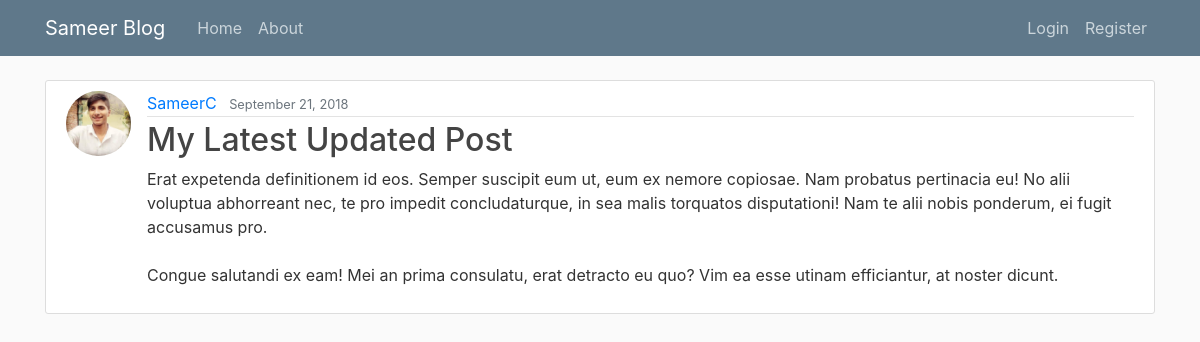
The page /post/33/ on the database its author committed.
### blog/models.py (models this page shows, shortened)
class Post(models.Model):
    title = models.CharField(max_length=100)
    content = models.TextField()
    date_posted = models.DateTimeField(default=timezone.now)
    author = models.ForeignKey(User, on_delete=models.CASCADE)

### users/models.py (models this page shows, shortened)
class Profile(models.Model):
    user = models.OneToOneField(User, on_delete=models.CASCADE)
    image = models.ImageField(default="default.jpg", upload_to="profile_pics")

### blog/views.py (the view)
# urls.py: path("post/<int:pk>/", PostDetailView.as_view(), name="post-detail"),
class PostDetailView(DetailView):
    model = Post

### blog/templates/blog/post_detail.html (shortened to what this page needs)
{% extends "blog/base.html" %}
{% block content %}
<article class="media content-section">
    <img class="rounded-circle article-img" src="{{ object.author.profile.image.url }}">
    <div class="media-body">
        <div class="article-metadata">
            <a class="mr-2" href="{% url 'user-posts' post.author.username %}">{{ object.author }}</a>
            <small class="text-muted">{{ object.date_posted|date:"F d, Y" }}</small>
        </div>
        <h2 class="article-title">{{ object.title }}</h2>
        <p class="article-content">{{ object.content }}</p>
    </div>
</article>
{% endblock content%}

### blog/static/blog/main.css (style rules this page uses)
body { background: #fafafa; color: #333333; margin-top: 5rem; }
h1, h2, h3, h4, h5, h6 { color: #444444; }
.content-section { background: #ffffff; padding: 10px 20px; border: 1px solid #dddddd; border-radius: 3px; margin-bottom: 20px; }
.article-title { color: #444444; }
.article-content { white-space: pre-line; }
.article-img { height: 65px; width: 65px; margin-right: 16px; }
.article-metadata { padding-bottom: 1px; margin-bottom: 4px; border-bottom: 1px solid #e3e3e3; }

### rows shown on the page
Post: author.profile.image (picture), author "SameerC", date_posted "September 21, 2018", title "My Latest Updated Post", content "Erat expetenda definitionem id eos. Semper suscipit eum ut, eum ex nemore copiosae. Nam probatus pertinacia eu! No alii voluptua abhorreant nec, te pro impedit concludaturque, in sea malis torquatos disputationi! Nam te alii nobis ponderum, ei fugit accusamus pro. Congue salutandi ex eam! Mei an prima consulatu, erat detracto eu quo? Vim ea esse utinam efficiantur, at noster dicunt."
